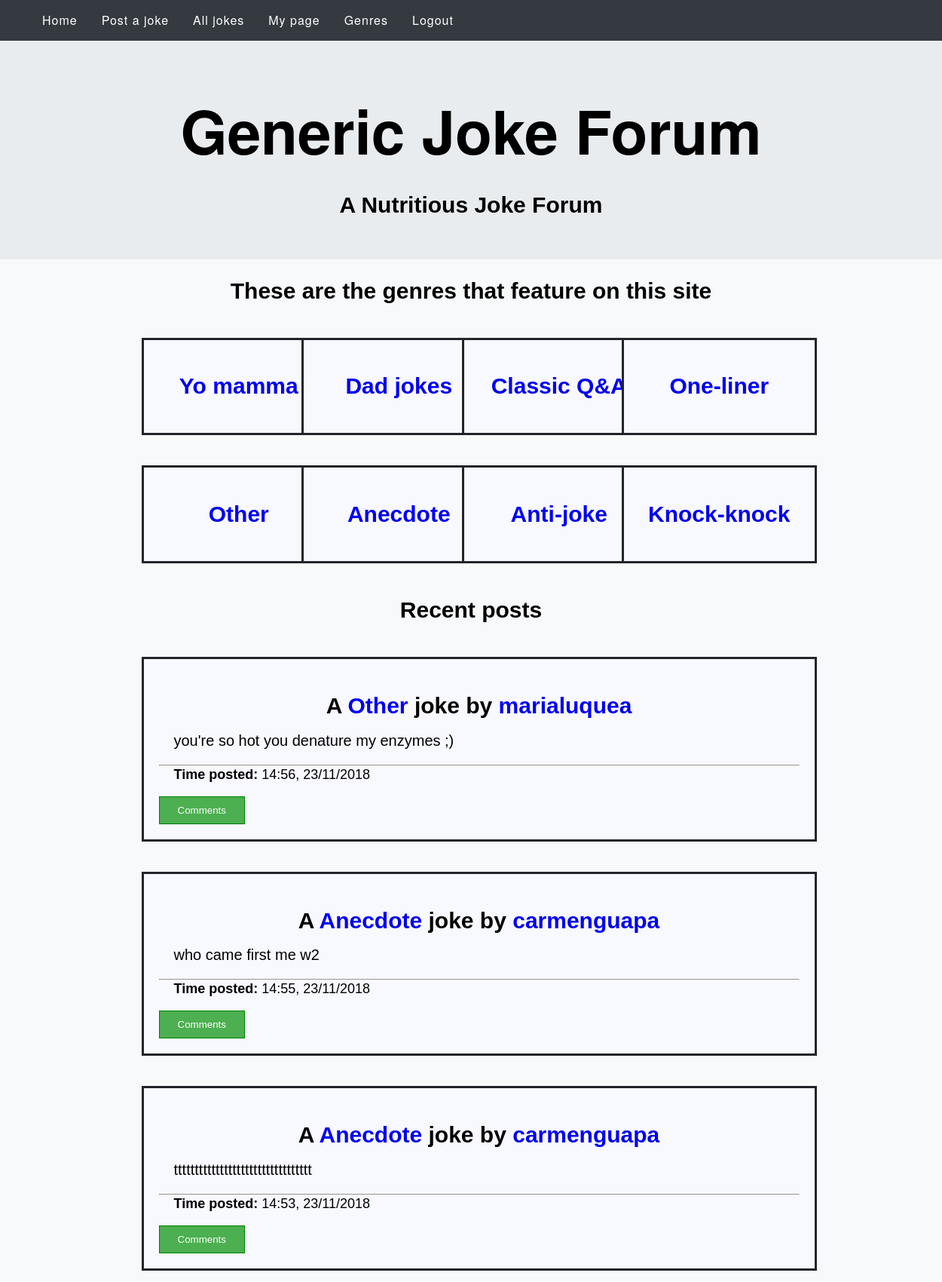
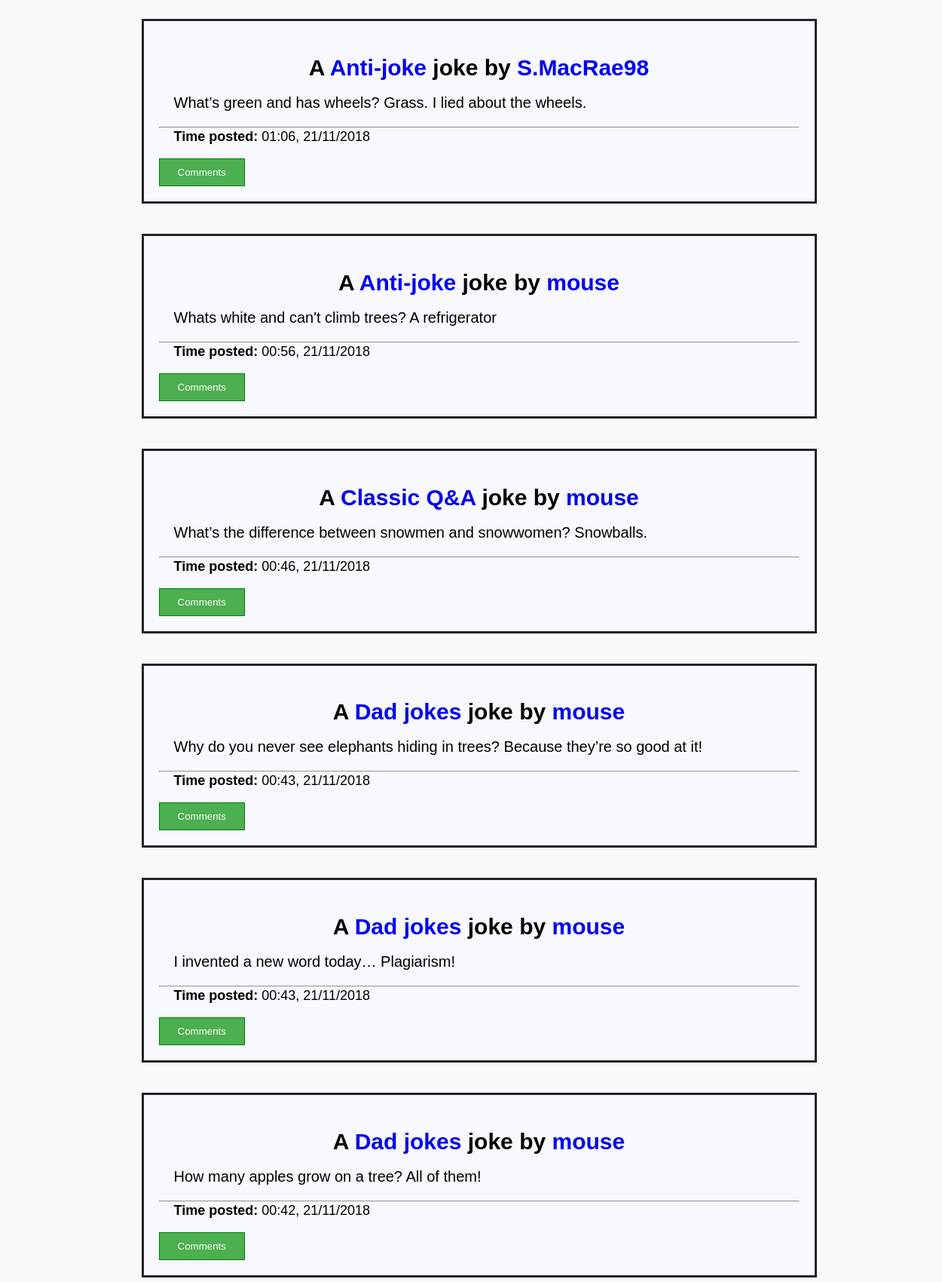
The page / (signed in, upper part) on the database its author committed (2 pictures, top to bottom).
### tables this page shows
CREATE TABLE jokes
(id integer, user text, timejoined text, joke text, category text, upvote integer, downvote integer);

### app.py (the view)
@app.route("/")
def root():
	if not session.get('logged_in'):
		return render_template('login.html')
	else:
		return displayjokes()

### app.py (called while the page is built)
def query_db(query, args=(), one=False):
	cur = get_db().execute(query, args)
	rv = cur.fetchall()
	cur.close()
	return (rv[0] if rv else None) if one else rv

def get_db():
	db = getattr(g, 'db', None)
	if db is None:
		db = sqlite3.connect(db_location)
		g.db = db
	db.row_factory = sqlite3.Row
	print db.row_factory
	return db

def TimeFixingTool(time):
	timesplit = time.split('.')
	timesplit2 = timesplit[0].split(' ')
	ddmmyy = timesplit2[0].split('-')
	newddmmyy = ddmmyy[2] + "/" + ddmmyy[1] + "/" + ddmmyy[0]
	splitminutes = timesplit2[1].split(':')
	newminutes = splitminutes[0] + ":" + splitminutes[1]
	return newminutes + ", " + newddmmyy

@app.route("/displayjokes/")
def displayjokes():
	if not session.get('logged_in'):
		return root()
	genres = []
	for joke in query_db('select * from jokes'):
		if joke['category'] not in genres:
			genres.append(joke['category'])
	ojokes = []
	for joke in query_db('select * from jokes'):
		newjoke = Joke(joke['joke'], joke['user'], TimeFixingTool(joke['timejoined']), joke['category'], joke['id'], [0])
		ojokes.append(newjoke)
		jokes = ojokes[::-1]
	return render_template('displayjokes.html', jokes=jokes, genres=genres)

### templates/displayjokes.html (shortened to what this page needs)
<!DOCTYPE html>
<head>
  <link rel="stylesheet" type="text/css" href="{{ url_for('static', filename='styles/jokes.css') }}">
</head>
<body>
  {% extends "navbar.html" %}
  {% block content %}
    <div class="title">
      <h1> Generic Joke Forum </h1>
      <h2> A Nutritious Joke Forum </h2>
    </div>
  <h2> These are the genres that feature on this site</h2>
  <div class="grid-container-genres">
  {% for g in genres %}
    <div class="container">
        <h2><a href={{ url_for('filterjokes', search=g) }}>{{ g }}</a></h2>
    </div>
  {% endfor %}
  </div>
  <h2> Recent posts </h2>
  <div class="grid-container">
    {% for j in jokes %}
      <div class="container">
        <h2><b>A <a href={{ url_for('filterjokes', search=j["genre"]) }}>{{ j["genre"] }}</a> joke by <a href={{ url_for('searchuser', search=j["user"]) }}>{{ j["user"] }}</a></b></h2>
        <p> {{ j["joke"] }} </p>
	<hr></hr>
	<p class="time"><b> Time posted: </b> {{ j["time"] }} </p>
	<div class="btn-group">
	<a href={{ url_for('newcomment', jokeid=j["jokeid"]) }}><button class="button">Comments</button></a>
      </div>
      </div>
    {% endfor %}
  </div>
 {% endblock %}}

### static/styles/jokes.css (style rules this page uses)
body { color:#212529; padding-bottom:300px; background-color: #f8f9fa; margin:0; }
.btn-group button { background-color: #4CAF50; border: 1px solid green; color: white; padding: 10px 24px; cursor: pointer; float: left; }
.btn-group:after { content: ""; clear: both; display: table; }
.time { font-size: 18px; }
.title { margin-top: 40px; padding: 30px; font-size: 40px; text-align: center; background-color: #e9ecef; border-bottom: 200px; }
a { text-decoration: none; }
h1 { color:black; font-size: 80px; margin-top: 45px; margin-bottom: 10px; font-family: 'Helvetica Neue', sans-serif; }
h2 { color: black; text-align: center; font-size: 30px; font-family: 'Trebuchet MS', Arial, Helvetica, sans-serif; }
p { color:black; text-align: justify; margin-left: 20px; margin-right: 20px; font-size: 20px; margin-top: -7px; font-family: Verdana, Geneva, sans-serif; }
.container { border-style: solid; background-color: #F8F8FF; width: 100%; overflow: hidden; position: relative; transition: 0.3s; margin-top: 20px; margin-bottom: 20px; padding: 20px; }
.grid-container { margin-left: 15%; display: grid; grid-template-columns: 80%; }
.grid-container-genres { margin-left: 15%; display: grid; grid-template-columns: 20% 20% 20% 20%; }

### rows shown on the page
jokes: category "Yo mamma"
jokes: category "Dad jokes"
jokes: category "Classic Q&A"
jokes: category "One-liner"
jokes: category "Other"
jokes: category "Anecdote"
jokes: category "Anti-joke"
jokes: category "Knock-knock"
jokes: genre "Other", user "marialuquea", joke "you're so hot you denature my enzymes ;)", time "14:56, 23/11/2018"
jokes: genre "Anecdote", user "carmenguapa", joke "who came first me w2", time "14:55, 23/11/2018"
jokes: genre "Anecdote", user "carmenguapa", joke "ttttttttttttttttttttttttttttttttt", time "14:53, 23/11/2018"
jokes: genre "Anti-joke", user "S.MacRae98", joke "What’s green and has wheels? Grass. I lied about the wheels.", time "01:06, 21/11/2018"
jokes: genre "Anti-joke", user "mouse", joke "Whats white and can't climb trees? A refrigerator", time "00:56, 21/11/2018"
jokes: genre "Classic Q&A", user "mouse", joke "What’s the difference between snowmen and snowwomen? Snowballs.", time "00:46, 21/11/2018"
jokes: genre "Dad jokes", user "mouse", joke "Why do you never see elephants hiding in trees? Because they’re so good at it!", time "00:43, 21/11/2018"
jokes: genre "Dad jokes", user "mouse", joke "I invented a new word today… Plagiarism!", time "00:43, 21/11/2018"
jokes: genre "Dad jokes", user "mouse", joke "How many apples grow on a tree? All of them!", time "00:42, 21/11/2018"
